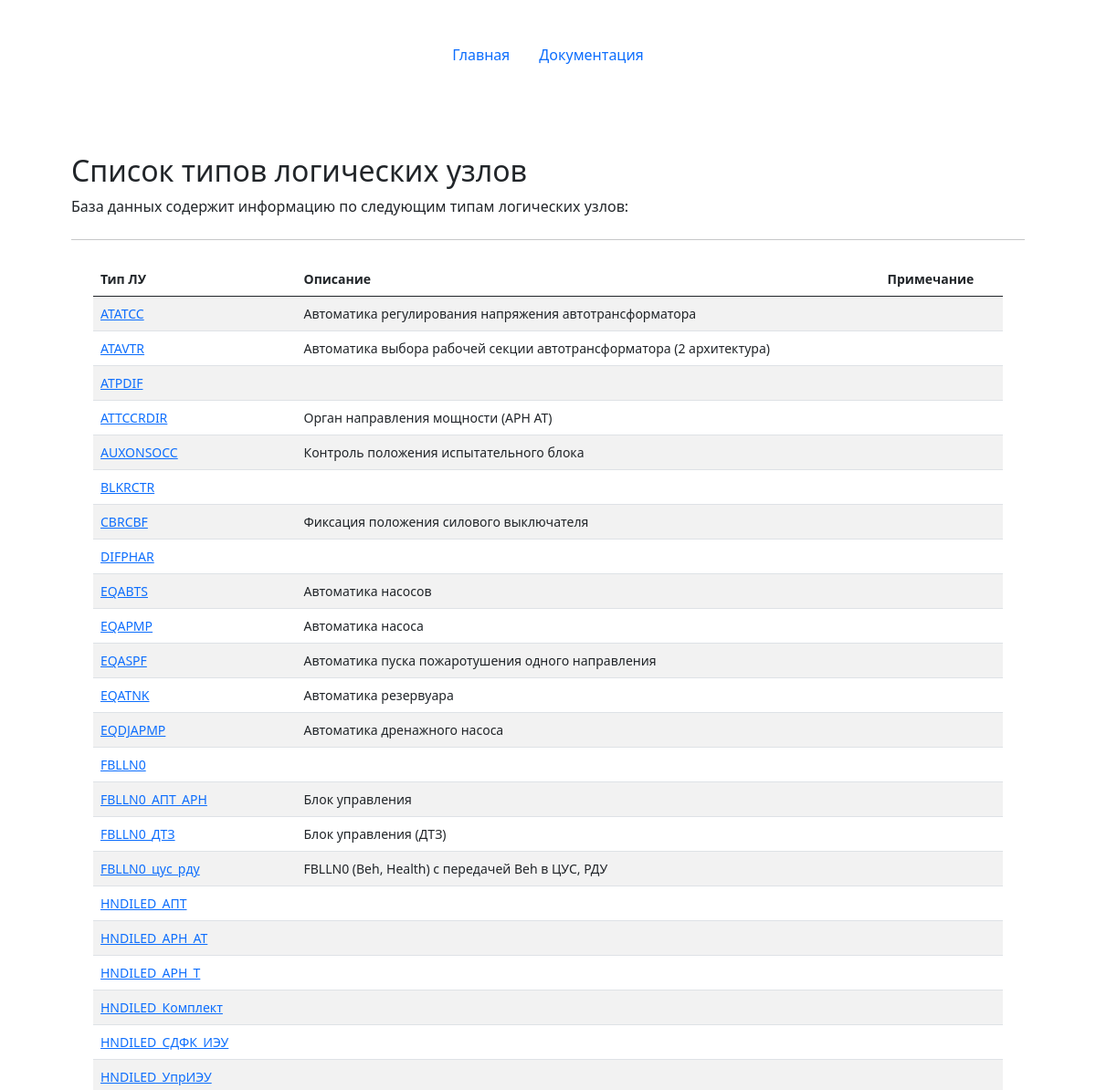
The app's page /lntypes/ (upper part), older data.
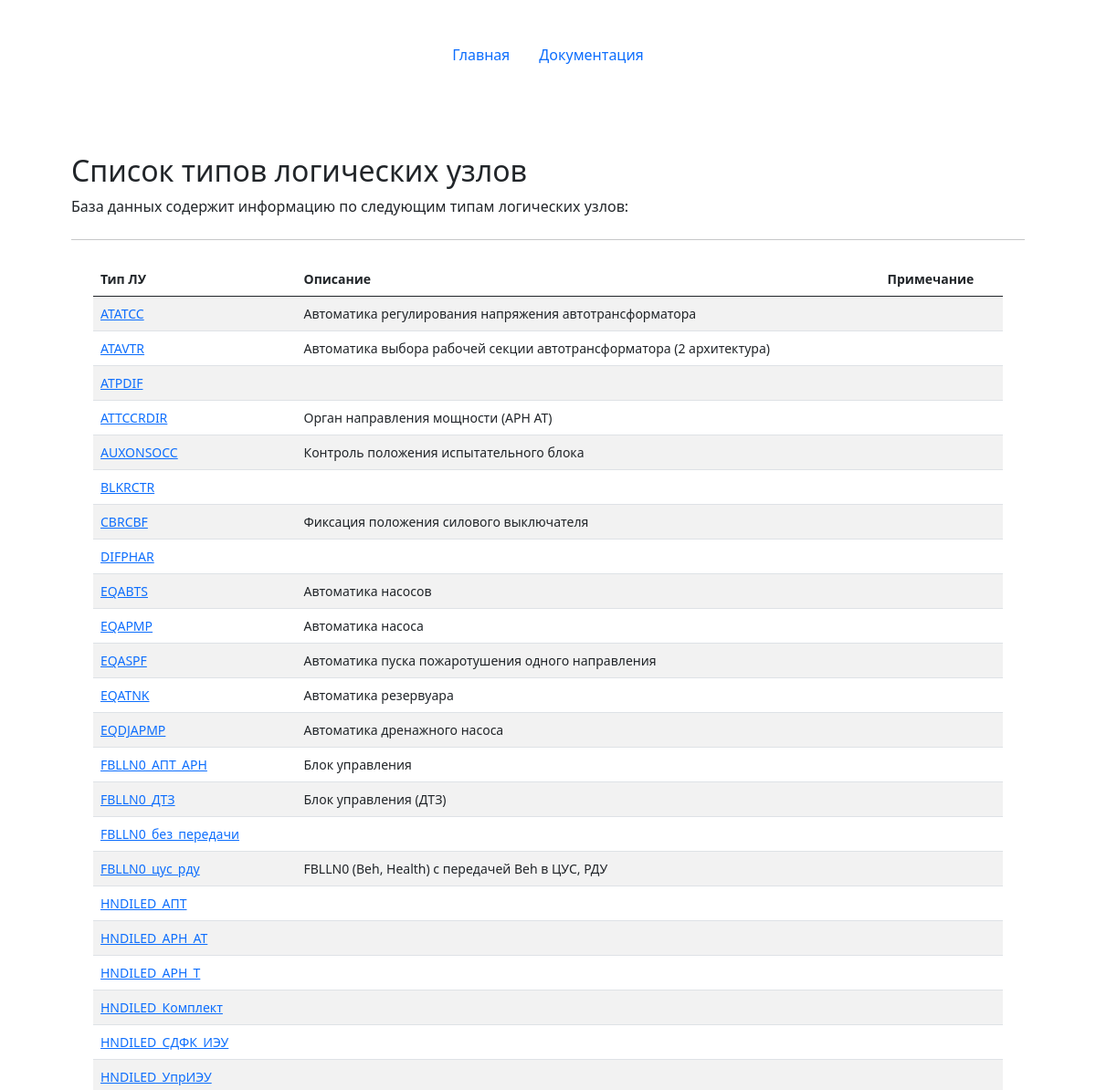
The same page, newer data.
### mainapp/models.py (models this page shows, shortened)
class LogicNodesTypes(models.Model):
    id = models.AutoField(primary_key=True)
    name = models.CharField(max_length=64, verbose_name='Имя типа ЛУ', unique=True)
    description = models.TextField(max_length=1024, blank=True, verbose_name='Описание')
    explanation = models.TextField(max_length=2048, blank=True, verbose_name='Пояснение')
    class Meta:
        verbose_name = 'Тип логического узла'
        verbose_name_plural = 'Типы логических узлов'
        ordering = ['name']

### mainapp/views.py (the view)
# urls.py: path('lntypes/', views.lntypes),
def lntypes(request):
    lntypes = LogicNodesTypes.objects.all()
    return render(request, 'mainapp/lntypes.html', {'lntypes':lntypes, 'title': 'Список типов логических узлов'})

### templates/mainapp/lntypes.html (shortened to what this page needs)
{% extends 'base.html' %}
{% block content %}
<main class="container py-5">
    {% if lntypes %}
    <h2 class="mt-4">Список типов логических узлов</h2>
    <p>База данных содержит информацию по следующим типам логических узлов:</p>
    <hr class="my-4">
    <div class="container small">
    <table class="table table-striped">
                <thead>
                    <tr>
                      <th scope="col">Тип ЛУ</th>
                      <th scope="col">Описание</th>
                      <th scope="col">Примечание</th>
                    </tr>
                </thead>
                <tbody>
                    {% for item in lntypes %}
                    <tr>
                        <td><a href="show/?name={{item.name}}&type=ln">{{item.name}}</a></td>
                        <td>{{item.description}}</td>
                        <td></td>
                    </tr>
                {% endfor %}
                </tbody>
            </table>
    </div>
    {% else %}
    <h2 class="mt-4">В базе данных нет типов логических узлов :(</h2>
    {% endif %}
</main>
{% endblock %}

Row changes from the older to the newer data that the page shows:
changed LogicNodesTypes: name "FBLLN0" → "FBLLN0_без_передачи"; moves down the list
